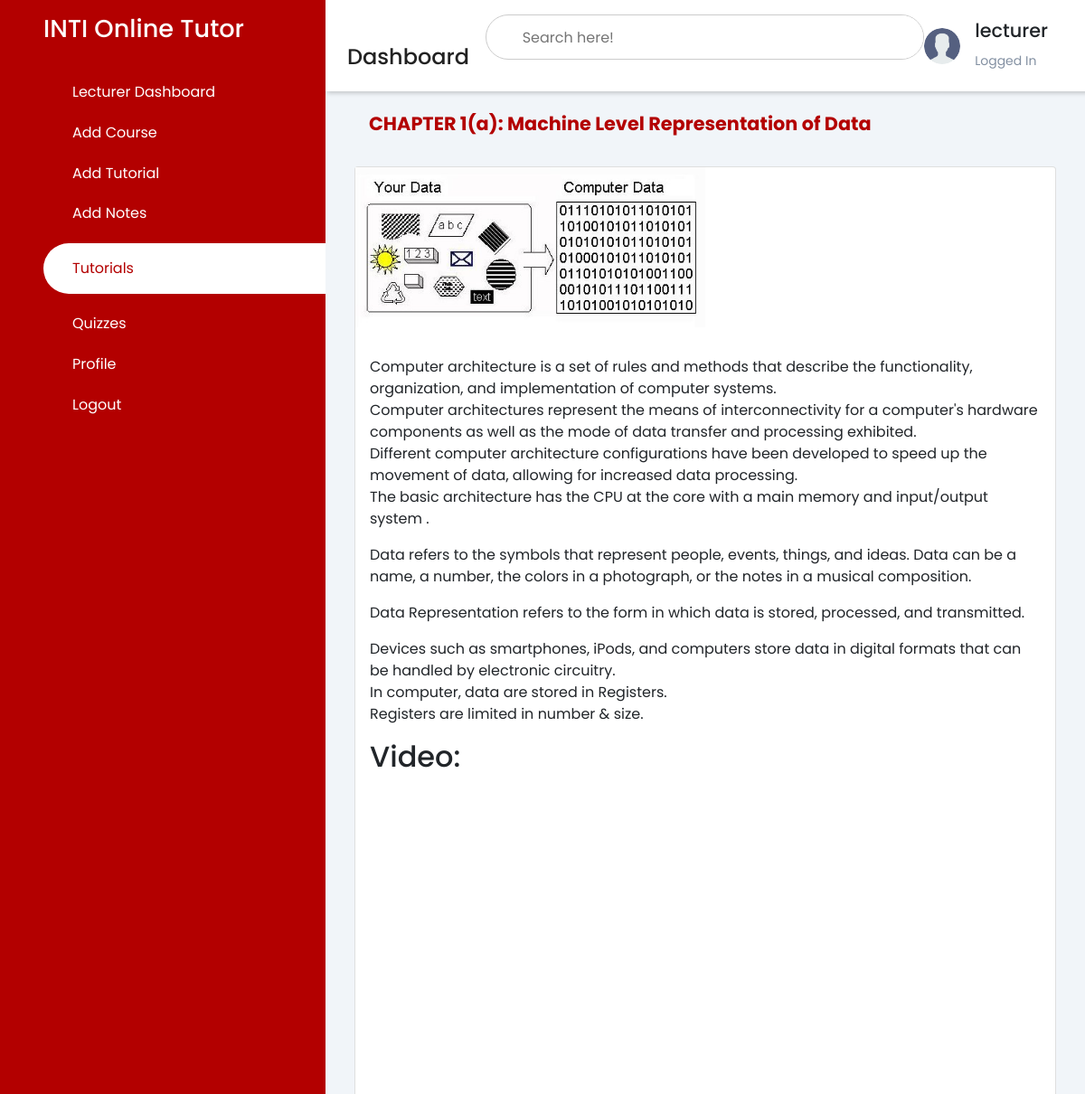
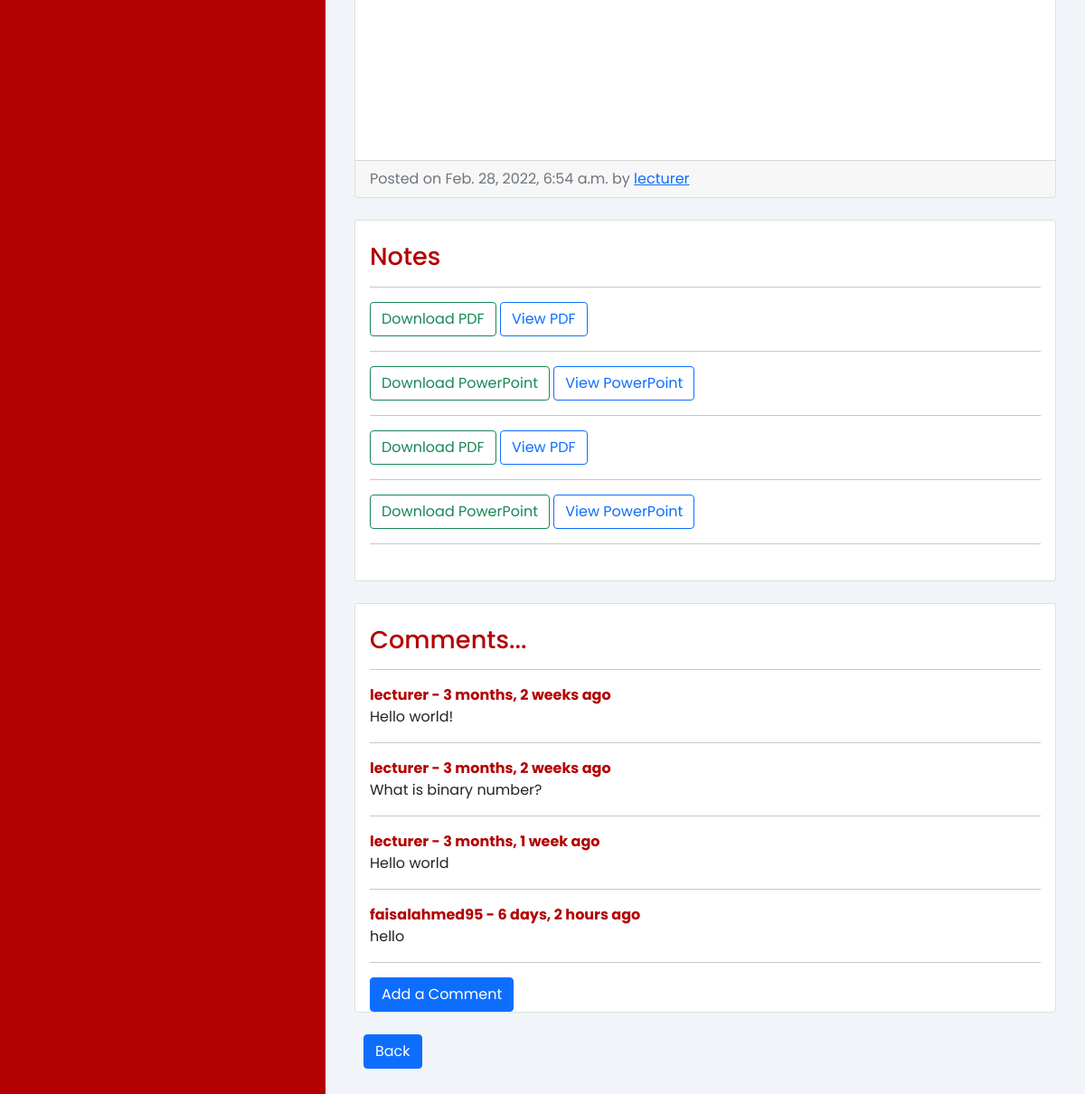
/lecturer_tutorials/4/ (signed in), run on the app's committed database (2 pictures, top to bottom).
### pages/models.py (models this page shows, shortened)
class User(AbstractUser):
    is_student = models.BooleanField(default=False)
    is_lecturer = models.BooleanField(default=False)
    is_admin = models.BooleanField(default=False)

class Tutorial(models.Model):
    title = models.CharField(max_length=50)
    content = models.TextField()
    image = models.ImageField(upload_to='media', null=True, blank=True)
    course = models.ForeignKey(Course, on_delete=models.CASCADE, default='')
    created_at = models.DateTimeField(auto_now_add=True)
    user = models.ForeignKey(User, on_delete=models.CASCADE)
    video = EmbedVideoField(blank=True, null=True)

class Notes(models.Model):
    pdf_file = models.FileField(upload_to='', null=True, blank=True)
    ppt_file = models.FileField(upload_to='', null=True, blank=True)
    tutorial = models.ForeignKey(Tutorial, related_name='notes', on_delete=models.CASCADE)
    user = models.ForeignKey(User, on_delete=models.CASCADE)

class Comments(models.Model):
    user = models.ForeignKey(User, on_delete=models.CASCADE)
    tutorial = models.ForeignKey(Tutorial, related_name='comments', on_delete=models.CASCADE)
    content = models.TextField()
    posted_at = models.DateTimeField(auto_now=True, null=True)

### pages/views.py (the view)
# urls.py: path('lecturer_tutorials/<int:pk>/', LecturerTutorialDetail.as_view(), name="lecturer_tutorial_detail"),
class LecturerTutorialDetail(LoginRequiredMixin, DetailView):
    model = Tutorial
    template_name = 'dashboard/lecturer/tutorial_detail.html'

### templates/dashboard/lecturer/tutorial_detail.html (shortened to what this page needs)
<!DOCTYPE html>
<html lang="en">
<head>
    {% load static %}
    {% load crispy_forms_tags humanize %}
    <link rel="stylesheet" href="https://maxst.icons8.com/vue-static/landings/line-awesome/line-awesome/1.3.0/css/line-awesome.min.css">
    <link rel="stylesheet" href="https://maxst.icons8.com/vue-static/landings/line-awesome/font-awesome-line-awesome/css/all.min.css">
    <link href="https://cdn.jsdelivr.net/npm/bootstrap@5.1.3/dist/css/bootstrap.min.css" rel="stylesheet">
    <link rel="stylesheet" href="{% static 'css/style.css' %}">
</head>
<body>
    <div class="sidebar">
        <div class="sidebar-brand">
            <h2>INTI Online Tutor</h2>
        </div>
        <div class="sidebar-menu">
             <ul>
                <li>
                    <a href="{% url 'lecturer_dashboard' %}"><span class="las la-home"></span>
                    <span>Lecturer Dashboard</span></a>
                </li>
                <li>
                    <a href="{% url 'add_course' %}"><span class="las la-plus"></span>
                    <span>Add Course</span></a>
                </li>
                <li>
                    <a href="{% url 'add_tutorial' %}"><span class="las la-plus"></span>
                    <span>Add Tutorial</span></a>
                </li>
                 <li>
                    <a href="{% url 'add_notes' %}"><span class="las la-plus"></span>
                    <span>Add Notes</span></a>
                </li>
                <li>
                    <a href="{% url 'list_tutorial' %}" class="active"><span class="las la-book"></span>
                    <span>Tutorials</span></a>
                </li>
                <li>
                    <a href="{% url 'list_quiz' %}"><span class="las la-certificate"></span>
                    <span>Quizzes</span></a>
                </li>
                <li>
                    <a href="{% url 'lecturer_profile' %}"><span class="las la-fingerprint"></span>
                    <span>Profile</span></a>
                </li>
                <li>
                    <a href="{% url 'logout' %}"><span class="las la-key"></span>
                    <span>Logout</span></a>
                </li>
            </ul>
        </div>
    </div>
    <div class="main-content">
        <header>
            <div class="header-title">
                <h2>
                    <label for="">
                    <span class="las la-bars"></span>
                </label>
                    Dashboard
                </h2>
            </div>
            <div class="search-wrapper">
                <input type="search" placeholder="Search here!" />
            </div>
            <div class="user-wrapper">
                <img src="{% static 'images/user.png' %}" width="40px" height="40px" alt="">
                <div>
                    <h4>{{user.username}}</h4>
                    <small>Logged In</small>
                </div>
            </div>
        </header>
        <main>
      <div class="col-md-8" style="width: 100%;">
           <ol class="breadcrumb">
                <li class="breadcrumb-item">
                  <strong><legend style="color: var(--main-color); font-size: 1.3rem; margin-left: 1rem;">{{ object.title }} </legend></strong>
                </li>
            </ol>
        <div class="card mb-4">
          {% if object.image %}
              <img src="{{ object.image.url }}" alt="{{ object.title }}" width="50%">
          {% else %}
                <p></p>
          {% endif %}
          <div class="card-body">
            <p class="card-text">{{ object.content|linebreaks }}</p>
              <h2>Video:</h2>
              <iframe width="800" height="500"
                src="{{ object.video }}">
            </iframe>
          </div>
          <div class="card-footer text-muted">
            Posted on {{ object.created_at }} by
            <a href="#">{{ object.user.username }}</a>
          </div>
        </div>
      </div>
            <div class="card mb-4" style="width: 100%;">
                <span style="margin-left: 1rem; margin-right: 1rem;">
            <br><h2 style="color: var(--main-color); font-size: 1.7rem;">Notes</h2>
            {% if not tutorial.notes.all %}
                No Notes Added Yet...
            {% else %}
                    <hr>
                {% for note in tutorial.notes.all %}
                    <a href="{{ note.pdf_file.url }}" download class="btn btn-outline-success">Download PDF</a>
                    <a href="{{ note.pdf_file.url }}" class="btn btn-outline-primary" target="_blank">View PDF</a><br>
                    <hr>
                    <a href="{{ note.ppt_file.url }}" download class="btn btn-outline-success">Download PowerPoint</a>
                    <a href="{{ note.ppt_file.url }}" class="btn btn-outline-primary" target="_blank">View PowerPoint</a>
                    <hr>
                {% endfor %}
            {% endif %}
                    <br>
                </span>
            </div>
            <div class="card mb-4" style="width: 100%;">
                <span style="margin-left: 1rem; margin-right: 1rem;">
            <br><h2 style="color: var(--main-color); font-size: 1.7rem;">Comments...</h2>
            {% if not tutorial.comments.all %}
                No Comments Yet...<a href="{% url 'lecturer_add_comment' tutorial.pk %}">Add a Comment</a>
            {% else %}
                    <hr>
                {% for comment in tutorial.comments.all %}
                    <strong style="color: var(--main-color);">{{comment.user.username}} - {{comment.posted_at| naturaltime}}</strong><br>
                    {{comment.content}}<br>
                    <hr>
                {% endfor %}
                    <a href="{% url 'lecturer_add_comment' tutorial.pk %}"><button type="submit" class="btn btn-primary">Add a Comment</button></a>
            {% endif %}
                    <br>
                </span>
            </div>
            <a href="{% url 'list_tutorial' %}" style="padding-left: 10px"><button type="submit" class="btn btn-primary">Back</button></a><br>
        </main>
    </div>
</body>
</html>

### static/css/style.css (style rules this page uses)
:root { --main-color: #b30000; --color-dark: #1D2231; --text-grey: #8390A2 }
* { padding: 0; margin: 0; box-sizing: border-box; list-style-type: none; text-decoration: none; font-family: 'Poppins', sans-serif; }
.sidebar { width: 360px; position: fixed; left: 0; top: 0; height: 100%; background: var(--main-color); z-index: 100; }
.sidebar-brand { height: 90px; padding: 1rem 0rem 1rem 2rem; color: #fff; }
.sidebar-brand h2 { font-size: 1.7rem; }
.sidebar-menu li { width: 100%; margin-bottom: 1.3rem; padding-left: 1rem; }
.sidebar-menu a { padding-left: 1rem; display: block; color: #fff; font-size: 1rem; text-decoration: none; }
.sidebar-menu a.active { background: #fff; padding-top: 1rem; padding-bottom: 1rem; color: var(--main-color); border-radius: 30px 0px 0px 30px; }
.sidebar-menu a span:first-child { font-size: 1rem; padding-right: 1rem; }
.main-content { margin-left: 360px; }
header { display: flex; justify-content: space-between; padding: 1rem 1.5rem; box-shadow: 2px 2px 5px rgba(0,0,0,0.2); position: fixed; left: 360px; width: calc(100% - 345px); top: 0; z-index: 100; background-color: white; }
header h2 { color: #222; font-size: 1.5rem; }
header label span { font-size: 1.7rem; padding-right: 1rem; }
.search-wrapper { border: 1px solid #ccc; border-radius: 30px; height: 50px; width: 500px; display: flex; align-items: center; overflow-x: hidden; }
.search-wrapper input { height: 100%; width: 100%; padding: .5rem; border: none; outline: none; }
.user-wrapper { display: flex; align-items: center; margin-right: 2rem; }
.user-wrapper h4 { font-size: 1.3rem; }
.user-wrapper img { border-radius: 50%; margin-right: 1rem; }
.user-wrapper small { display: inline-block; color: var(--text-grey); margin-top: 1px; }
main { margin-top:89px; padding: 2rem; background: #f1f5f9; min-height: calc(100vh -90px); }

### data on the page
User: username "lecturer"
Tutorial: title "CHAPTER 1(a): Machine Level Representation of Data", image (picture), content "Computer architecture is a set of rules and methods that describe the functionality, organization, and implementation of computer systems. Computer architectures represent the means of interconnectivity for a computer's hardware components as well as the mode of data transfer and processing exhibited. Different computer architecture configurations have been developed to speed up the movement of data, allowing for increased data processing. The basic architecture has the CPU at the core with a main memory and input/output system . Data refers to the symbols that represent people, events, things, and ideas. Data can be a name, a number, the colors in a photograph, or the notes in a musical…", created_at "Feb. 28, 2022, 6:54 a.m.", user.username "lecturer"
Comments: user.username "lecturer", posted_at "3 months, 2 weeks ago", content "Hello world!"
Comments: user.username "lecturer", posted_at "3 months, 2 weeks ago", content "What is binary number?"
Comments: user.username "lecturer", posted_at "3 months, 1 week ago", content "Hello world"
Comments: user.username "faisalahmed95", posted_at "6 days, 2 hours ago", content "hello"
